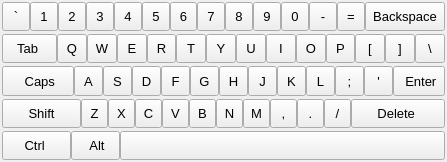
<?xml version="1.0" encoding="UTF-8"?>
<ui version="4.0">
 <class>WidgetKeyboard</class>
 <widget class="QWidget" name="WidgetKeyboard">
  <property name="windowModality">
   <enum>Qt::ApplicationModal</enum>
  </property>
  <property name="geometry">
   <rect>
    <x>0</x>
    <y>0</y>
    <width>447</width>
    <height>162</height>
   </rect>
  </property>
  <property name="windowTitle">
   <string>Virtual Keyboard</string>
  </property>
  <layout class="QVBoxLayout" name="verticalLayout_2" stretch="0">
   <property name="spacing">
    <number>2</number>
   </property>
   <property name="margin">
    <number>2</number>
   </property>
   <item>
    <layout class="QGridLayout" name="gridLayout_5" rowstretch="2" columnstretch="0">
     <item row="0" column="0">
      <layout class="QGridLayout" name="gridLayout_3">
       <property name="spacing">
        <number>3</number>
       </property>
       <item row="0" column="0">
        <layout class="QHBoxLayout" name="horizontalLayout">
         <property name="spacing">
          <number>0</number>
         </property>
         <item>
          <widget class="QToolButton" name="btnTilt">
           <property name="sizePolicy">
            <sizepolicy hsizetype="Expanding" vsizetype="Expanding">
             <horstretch>0</horstretch>
             <verstretch>0</verstretch>
            </sizepolicy>
           </property>
           <property name="font">
            <font>
             <pointsize>10</pointsize>
            </font>
           </property>
           <property name="accessibleName">
            <string>0x60</string>
           </property>
           <property name="text">
            <string>`</string>
           </property>
           <property name="autoRepeat">
            <bool>true</bool>
           </property>
          </widget>
         </item>
         <item>
          <widget class="QToolButton" name="btn1">
           <property name="sizePolicy">
            <sizepolicy hsizetype="Expanding" vsizetype="Expanding">
             <horstretch>0</horstretch>
             <verstretch>0</verstretch>
            </sizepolicy>
           </property>
           <property name="font">
            <font>
             <pointsize>10</pointsize>
            </font>
           </property>
           <property name="accessibleName">
            <string>0x31</string>
           </property>
           <property name="text">
            <string>1</string>
           </property>
           <property name="autoRepeat">
            <bool>true</bool>
           </property>
          </widget>
         </item>
         <item>
          <widget class="QToolButton" name="btn2">
           <property name="sizePolicy">
            <sizepolicy hsizetype="Expanding" vsizetype="Expanding">
             <horstretch>0</horstretch>
             <verstretch>0</verstretch>
            </sizepolicy>
           </property>
           <property name="font">
            <font>
             <pointsize>10</pointsize>
            </font>
           </property>
           <property name="accessibleName">
            <string>0x32</string>
           </property>
           <property name="text">
            <string>2</string>
           </property>
           <property name="autoRepeat">
            <bool>true</bool>
           </property>
          </widget>
         </item>
         <item>
          <widget class="QToolButton" name="btn3">
           <property name="sizePolicy">
            <sizepolicy hsizetype="Expanding" vsizetype="Expanding">
             <horstretch>0</horstretch>
             <verstretch>0</verstretch>
            </sizepolicy>
           </property>
           <property name="font">
            <font>
             <pointsize>10</pointsize>
            </font>
           </property>
           <property name="accessibleName">
            <string>0x33</string>
           </property>
           <property name="text">
            <string>3</string>
           </property>
           <property name="autoRepeat">
            <bool>true</bool>
           </property>
          </widget>
         </item>
         <item>
          <widget class="QToolButton" name="btn4">
           <property name="sizePolicy">
            <sizepolicy hsizetype="Expanding" vsizetype="Expanding">
             <horstretch>0</horstretch>
             <verstretch>0</verstretch>
            </sizepolicy>
           </property>
           <property name="font">
            <font>
             <pointsize>10</pointsize>
            </font>
           </property>
           <property name="accessibleName">
            <string>0x34</string>
           </property>
           <property name="text">
            <string>4</string>
           </property>
           <property name="autoRepeat">
            <bool>true</bool>
           </property>
          </widget>
         </item>
         <item>
          <widget class="QToolButton" name="btn5">
           <property name="sizePolicy">
            <sizepolicy hsizetype="Expanding" vsizetype="Expanding">
             <horstretch>0</horstretch>
             <verstretch>0</verstretch>
            </sizepolicy>
           </property>
           <property name="font">
            <font>
             <pointsize>10</pointsize>
            </font>
           </property>
           <property name="accessibleName">
            <string>0x35</string>
           </property>
           <property name="text">
            <string>5</string>
           </property>
           <property name="autoRepeat">
            <bool>true</bool>
           </property>
          </widget>
         </item>
         <item>
          <widget class="QToolButton" name="btn6">
           <property name="sizePolicy">
            <sizepolicy hsizetype="Expanding" vsizetype="Expanding">
             <horstretch>0</horstretch>
             <verstretch>0</verstretch>
            </sizepolicy>
           </property>
           <property name="font">
            <font>
             <pointsize>10</pointsize>
            </font>
           </property>
           <property name="accessibleName">
            <string>0x36</string>
           </property>
           <property name="text">
            <string>6</string>
           </property>
           <property name="autoRepeat">
            <bool>true</bool>
           </property>
          </widget>
         </item>
         <item>
          <widget class="QToolButton" name="btn7">
           <property name="sizePolicy">
            <sizepolicy hsizetype="Expanding" vsizetype="Expanding">
             <horstretch>0</horstretch>
             <verstretch>0</verstretch>
            </sizepolicy>
           </property>
           <property name="font">
            <font>
             <pointsize>10</pointsize>
            </font>
           </property>
           <property name="accessibleName">
            <string>0x37</string>
           </property>
           <property name="text">
            <string>7</string>
           </property>
           <property name="autoRepeat">
            <bool>true</bool>
           </property>
          </widget>
         </item>
         <item>
          <widget class="QToolButton" name="btn8">
           <property name="sizePolicy">
            <sizepolicy hsizetype="Expanding" vsizetype="Expanding">
             <horstretch>0</horstretch>
             <verstretch>0</verstretch>
            </sizepolicy>
           </property>
           <property name="font">
            <font>
             <pointsize>10</pointsize>
            </font>
           </property>
           <property name="accessibleName">
            <string>0x38</string>
           </property>
           <property name="text">
            <string>8</string>
           </property>
           <property name="autoRepeat">
            <bool>true</bool>
           </property>
          </widget>
         </item>
         <item>
          <widget class="QToolButton" name="btn9">
           <property name="sizePolicy">
            <sizepolicy hsizetype="Expanding" vsizetype="Expanding">
             <horstretch>0</horstretch>
             <verstretch>0</verstretch>
            </sizepolicy>
           </property>
           <property name="font">
            <font>
             <pointsize>10</pointsize>
            </font>
           </property>
           <property name="accessibleName">
            <string>0x39</string>
           </property>
           <property name="text">
            <string>9</string>
           </property>
           <property name="autoRepeat">
            <bool>true</bool>
           </property>
          </widget>
         </item>
         <item>
          <widget class="QToolButton" name="btn0">
           <property name="sizePolicy">
            <sizepolicy hsizetype="Expanding" vsizetype="Expanding">
             <horstretch>0</horstretch>
             <verstretch>0</verstretch>
            </sizepolicy>
           </property>
           <property name="font">
            <font>
             <pointsize>10</pointsize>
            </font>
           </property>
           <property name="accessibleName">
            <string>0x30</string>
           </property>
           <property name="text">
            <string>0</string>
           </property>
           <property name="autoRepeat">
            <bool>true</bool>
           </property>
          </widget>
         </item>
         <item>
          <widget class="QToolButton" name="btnHiphen">
           <property name="sizePolicy">
            <sizepolicy hsizetype="Expanding" vsizetype="Expanding">
             <horstretch>0</horstretch>
             <verstretch>0</verstretch>
            </sizepolicy>
           </property>
           <property name="font">
            <font>
             <pointsize>10</pointsize>
            </font>
           </property>
           <property name="accessibleName">
            <string>0x2d</string>
           </property>
           <property name="text">
            <string>-</string>
           </property>
           <property name="autoRepeat">
            <bool>true</bool>
           </property>
          </widget>
         </item>
         <item>
          <widget class="QToolButton" name="btnAssign">
           <property name="sizePolicy">
            <sizepolicy hsizetype="Expanding" vsizetype="Expanding">
             <horstretch>0</horstretch>
             <verstretch>0</verstretch>
            </sizepolicy>
           </property>
           <property name="font">
            <font>
             <pointsize>10</pointsize>
            </font>
           </property>
           <property name="accessibleName">
            <string>13</string>
           </property>
           <property name="text">
            <string>=</string>
           </property>
           <property name="autoRepeat">
            <bool>true</bool>
           </property>
          </widget>
         </item>
         <item>
          <widget class="QToolButton" name="btnBackSpace">
           <property name="sizePolicy">
            <sizepolicy hsizetype="Expanding" vsizetype="Expanding">
             <horstretch>0</horstretch>
             <verstretch>0</verstretch>
            </sizepolicy>
           </property>
           <property name="font">
            <font>
             <pointsize>10</pointsize>
            </font>
           </property>
           <property name="accessibleName">
            <string>0x01000003</string>
           </property>
           <property name="text">
            <string>Backspace</string>
           </property>
           <property name="autoRepeat">
            <bool>true</bool>
           </property>
          </widget>
         </item>
        </layout>
       </item>
       <item row="2" column="0">
        <layout class="QHBoxLayout" name="horizontalLayout_3">
         <property name="spacing">
          <number>0</number>
         </property>
         <item>
          <widget class="QToolButton" name="btnCaps">
           <property name="sizePolicy">
            <sizepolicy hsizetype="Expanding" vsizetype="Expanding">
             <horstretch>0</horstretch>
             <verstretch>0</verstretch>
            </sizepolicy>
           </property>
           <property name="font">
            <font>
             <pointsize>10</pointsize>
            </font>
           </property>
           <property name="accessibleName">
            <string>0x01000024</string>
           </property>
           <property name="text">
            <string>    Caps   </string>
           </property>
           <property name="checkable">
            <bool>true</bool>
           </property>
           <property name="autoRepeat">
            <bool>true</bool>
           </property>
          </widget>
         </item>
         <item>
          <widget class="QToolButton" name="btnA">
           <property name="sizePolicy">
            <sizepolicy hsizetype="Expanding" vsizetype="Expanding">
             <horstretch>0</horstretch>
             <verstretch>0</verstretch>
            </sizepolicy>
           </property>
           <property name="font">
            <font>
             <pointsize>10</pointsize>
            </font>
           </property>
           <property name="accessibleName">
            <string>0x41</string>
           </property>
           <property name="text">
            <string>A</string>
           </property>
           <property name="autoRepeat">
            <bool>true</bool>
           </property>
          </widget>
         </item>
         <item>
          <widget class="QToolButton" name="btnS">
           <property name="sizePolicy">
            <sizepolicy hsizetype="Expanding" vsizetype="Expanding">
             <horstretch>0</horstretch>
             <verstretch>0</verstretch>
            </sizepolicy>
           </property>
           <property name="font">
            <font>
             <pointsize>10</pointsize>
            </font>
           </property>
           <property name="accessibleName">
            <string>0x53</string>
           </property>
           <property name="text">
            <string>S</string>
           </property>
           <property name="autoRepeat">
            <bool>true</bool>
           </property>
          </widget>
         </item>
         <item>
          <widget class="QToolButton" name="btnD">
           <property name="sizePolicy">
            <sizepolicy hsizetype="Expanding" vsizetype="Expanding">
             <horstretch>0</horstretch>
             <verstretch>0</verstretch>
            </sizepolicy>
           </property>
           <property name="font">
            <font>
             <pointsize>10</pointsize>
            </font>
           </property>
           <property name="accessibleName">
            <string>0x44</string>
           </property>
           <property name="text">
            <string>D</string>
           </property>
           <property name="autoRepeat">
            <bool>true</bool>
           </property>
          </widget>
         </item>
         <item>
          <widget class="QToolButton" name="btnF">
           <property name="sizePolicy">
            <sizepolicy hsizetype="Expanding" vsizetype="Expanding">
             <horstretch>0</horstretch>
             <verstretch>0</verstretch>
            </sizepolicy>
           </property>
           <property name="font">
            <font>
             <pointsize>10</pointsize>
            </font>
           </property>
           <property name="accessibleName">
            <string>0x46</string>
           </property>
           <property name="text">
            <string>F</string>
           </property>
           <property name="autoRepeat">
            <bool>true</bool>
           </property>
          </widget>
         </item>
         <item>
          <widget class="QToolButton" name="btnG">
           <property name="sizePolicy">
            <sizepolicy hsizetype="Expanding" vsizetype="Expanding">
             <horstretch>0</horstretch>
             <verstretch>0</verstretch>
            </sizepolicy>
           </property>
           <property name="font">
            <font>
             <pointsize>10</pointsize>
            </font>
           </property>
           <property name="accessibleName">
            <string>0x47</string>
           </property>
           <property name="text">
            <string>G</string>
           </property>
           <property name="autoRepeat">
            <bool>true</bool>
           </property>
          </widget>
         </item>
         <item>
          <widget class="QToolButton" name="btnH">
           <property name="sizePolicy">
            <sizepolicy hsizetype="Expanding" vsizetype="Expanding">
             <horstretch>0</horstretch>
             <verstretch>0</verstretch>
            </sizepolicy>
           </property>
           <property name="font">
            <font>
             <pointsize>10</pointsize>
            </font>
           </property>
           <property name="accessibleName">
            <string>0x48</string>
           </property>
           <property name="text">
            <string>H</string>
           </property>
           <property name="autoRepeat">
            <bool>true</bool>
           </property>
          </widget>
         </item>
         <item>
          <widget class="QToolButton" name="btnJ">
           <property name="sizePolicy">
            <sizepolicy hsizetype="Expanding" vsizetype="Expanding">
             <horstretch>0</horstretch>
             <verstretch>0</verstretch>
            </sizepolicy>
           </property>
           <property name="font">
            <font>
             <pointsize>10</pointsize>
            </font>
           </property>
           <property name="accessibleName">
            <string>0x4a</string>
           </property>
           <property name="text">
            <string>J</string>
           </property>
           <property name="autoRepeat">
            <bool>true</bool>
           </property>
          </widget>
         </item>
         <item>
          <widget class="QToolButton" name="btnK">
           <property name="sizePolicy">
            <sizepolicy hsizetype="Expanding" vsizetype="Expanding">
             <horstretch>0</horstretch>
             <verstretch>0</verstretch>
            </sizepolicy>
           </property>
           <property name="font">
            <font>
             <pointsize>10</pointsize>
            </font>
           </property>
           <property name="accessibleName">
            <string>0x4b</string>
           </property>
           <property name="text">
            <string>K</string>
           </property>
           <property name="autoRepeat">
            <bool>true</bool>
           </property>
          </widget>
         </item>
         <item>
          <widget class="QToolButton" name="btnL">
           <property name="sizePolicy">
            <sizepolicy hsizetype="Expanding" vsizetype="Expanding">
             <horstretch>0</horstretch>
             <verstretch>0</verstretch>
            </sizepolicy>
           </property>
           <property name="font">
            <font>
             <pointsize>10</pointsize>
            </font>
           </property>
           <property name="accessibleName">
            <string>0x4c</string>
           </property>
           <property name="text">
            <string>L</string>
           </property>
           <property name="autoRepeat">
            <bool>true</bool>
           </property>
          </widget>
         </item>
         <item>
          <widget class="QToolButton" name="btnSemiColon">
           <property name="sizePolicy">
            <sizepolicy hsizetype="Expanding" vsizetype="Expanding">
             <horstretch>0</horstretch>
             <verstretch>0</verstretch>
            </sizepolicy>
           </property>
           <property name="font">
            <font>
             <pointsize>10</pointsize>
            </font>
           </property>
           <property name="accessibleName">
            <string>0x3b</string>
           </property>
           <property name="text">
            <string>;</string>
           </property>
           <property name="autoRepeat">
            <bool>true</bool>
           </property>
          </widget>
         </item>
         <item>
          <widget class="QToolButton" name="btnSp">
           <property name="sizePolicy">
            <sizepolicy hsizetype="Expanding" vsizetype="Expanding">
             <horstretch>0</horstretch>
             <verstretch>0</verstretch>
            </sizepolicy>
           </property>
           <property name="font">
            <font>
             <pointsize>10</pointsize>
            </font>
           </property>
           <property name="accessibleName">
            <string>0x27</string>
           </property>
           <property name="text">
            <string>'</string>
           </property>
           <property name="autoRepeat">
            <bool>true</bool>
           </property>
          </widget>
         </item>
         <item>
          <widget class="QToolButton" name="btnReturn">
           <property name="sizePolicy">
            <sizepolicy hsizetype="Expanding" vsizetype="Expanding">
             <horstretch>0</horstretch>
             <verstretch>0</verstretch>
            </sizepolicy>
           </property>
           <property name="font">
            <font>
             <pointsize>10</pointsize>
            </font>
           </property>
           <property name="accessibleName">
            <string>0x01000004</string>
           </property>
           <property name="text">
            <string> Enter</string>
           </property>
           <property name="autoRepeat">
            <bool>true</bool>
           </property>
          </widget>
         </item>
        </layout>
       </item>
       <item row="3" column="0">
        <layout class="QHBoxLayout" name="horizontalLayout_4">
         <property name="spacing">
          <number>0</number>
         </property>
         <item>
          <widget class="QToolButton" name="btnShiftLeft">
           <property name="sizePolicy">
            <sizepolicy hsizetype="Expanding" vsizetype="Expanding">
             <horstretch>0</horstretch>
             <verstretch>0</verstretch>
            </sizepolicy>
           </property>
           <property name="font">
            <font>
             <pointsize>10</pointsize>
            </font>
           </property>
           <property name="accessibleName">
            <string>0x01000020</string>
           </property>
           <property name="text">
            <string>     Shift     </string>
           </property>
           <property name="checkable">
            <bool>true</bool>
           </property>
           <property name="autoRepeat">
            <bool>true</bool>
           </property>
          </widget>
         </item>
         <item>
          <widget class="QToolButton" name="btnZ">
           <property name="sizePolicy">
            <sizepolicy hsizetype="Expanding" vsizetype="Expanding">
             <horstretch>0</horstretch>
             <verstretch>0</verstretch>
            </sizepolicy>
           </property>
           <property name="font">
            <font>
             <pointsize>10</pointsize>
            </font>
           </property>
           <property name="accessibleName">
            <string>0x5a</string>
           </property>
           <property name="text">
            <string>Z</string>
           </property>
           <property name="autoRepeat">
            <bool>true</bool>
           </property>
          </widget>
         </item>
         <item>
          <widget class="QToolButton" name="btnX">
           <property name="sizePolicy">
            <sizepolicy hsizetype="Expanding" vsizetype="Expanding">
             <horstretch>0</horstretch>
             <verstretch>0</verstretch>
            </sizepolicy>
           </property>
           <property name="font">
            <font>
             <pointsize>10</pointsize>
            </font>
           </property>
           <property name="accessibleName">
            <string>0x58</string>
           </property>
           <property name="text">
            <string>X</string>
           </property>
           <property name="autoRepeat">
            <bool>true</bool>
           </property>
          </widget>
         </item>
         <item>
          <widget class="QToolButton" name="btnC">
           <property name="sizePolicy">
            <sizepolicy hsizetype="Expanding" vsizetype="Expanding">
             <horstretch>0</horstretch>
             <verstretch>0</verstretch>
            </sizepolicy>
           </property>
           <property name="font">
            <font>
             <pointsize>10</pointsize>
            </font>
           </property>
           <property name="accessibleName">
            <string>0x43</string>
           </property>
           <property name="text">
            <string>C</string>
           </property>
           <property name="autoRepeat">
            <bool>true</bool>
           </property>
          </widget>
         </item>
         <item>
          <widget class="QToolButton" name="btnV">
           <property name="sizePolicy">
            <sizepolicy hsizetype="Expanding" vsizetype="Expanding">
             <horstretch>0</horstretch>
             <verstretch>0</verstretch>
            </sizepolicy>
           </property>
           <property name="font">
            <font>
             <pointsize>10</pointsize>
            </font>
           </property>
           <property name="accessibleName">
            <string>0x56</string>
           </property>
           <property name="text">
            <string>V</string>
           </property>
           <property name="autoRepeat">
            <bool>true</bool>
           </property>
          </widget>
         </item>
         <item>
          <widget class="QToolButton" name="btnB">
           <property name="sizePolicy">
            <sizepolicy hsizetype="Expanding" vsizetype="Expanding">
             <horstretch>0</horstretch>
             <verstretch>0</verstretch>
            </sizepolicy>
           </property>
           <property name="font">
            <font>
             <pointsize>10</pointsize>
            </font>
           </property>
           <property name="accessibleName">
            <string>0x42</string>
           </property>
           <property name="text">
            <string>B</string>
           </property>
           <property name="autoRepeat">
            <bool>true</bool>
           </property>
          </widget>
         </item>
         <item>
          <widget class="QToolButton" name="btnN">
           <property name="sizePolicy">
            <sizepolicy hsizetype="Expanding" vsizetype="Expanding">
             <horstretch>0</horstretch>
             <verstretch>0</verstretch>
            </sizepolicy>
           </property>
           <property name="font">
            <font>
             <pointsize>10</pointsize>
            </font>
           </property>
           <property name="accessibleName">
            <string>0x4e</string>
           </property>
           <property name="text">
            <string>N</string>
           </property>
           <property name="autoRepeat">
            <bool>true</bool>
           </property>
          </widget>
         </item>
         <item>
          <widget class="QToolButton" name="btnM">
           <property name="sizePolicy">
            <sizepolicy hsizetype="Expanding" vsizetype="Expanding">
             <horstretch>0</horstretch>
             <verstretch>0</verstretch>
            </sizepolicy>
           </property>
           <property name="font">
            <font>
             <pointsize>10</pointsize>
            </font>
           </property>
           <property name="accessibleName">
            <string>0x4d</string>
           </property>
           <property name="text">
            <string>M</string>
           </property>
           <property name="autoRepeat">
            <bool>true</bool>
           </property>
          </widget>
         </item>
         <item>
          <widget class="QToolButton" name="btnComma">
           <property name="sizePolicy">
            <sizepolicy hsizetype="Expanding" vsizetype="Expanding">
             <horstretch>0</horstretch>
             <verstretch>0</verstretch>
            </sizepolicy>
           </property>
           <property name="font">
            <font>
             <pointsize>10</pointsize>
            </font>
           </property>
           <property name="accessibleName">
            <string>0x2c</string>
           </property>
           <property name="text">
            <string>,</string>
           </property>
           <property name="autoRepeat">
            <bool>true</bool>
           </property>
          </widget>
         </item>
         <item>
          <widget class="QToolButton" name="btnPeriod">
           <property name="sizePolicy">
            <sizepolicy hsizetype="Expanding" vsizetype="Expanding">
             <horstretch>0</horstretch>
             <verstretch>0</verstretch>
            </sizepolicy>
           </property>
           <property name="font">
            <font>
             <pointsize>10</pointsize>
            </font>
           </property>
           <property name="accessibleName">
            <string>0x2e</string>
           </property>
           <property name="text">
            <string>.</string>
           </property>
           <property name="autoRepeat">
            <bool>true</bool>
           </property>
          </widget>
         </item>
         <item>
          <widget class="QToolButton" name="btnBcwdSlash">
           <property name="sizePolicy">
            <sizepolicy hsizetype="Expanding" vsizetype="Expanding">
             <horstretch>0</horstretch>
             <verstretch>0</verstretch>
            </sizepolicy>
           </property>
           <property name="font">
            <font>
             <pointsize>10</pointsize>
            </font>
           </property>
           <property name="accessibleName">
            <string>0x2f</string>
           </property>
           <property name="text">
            <string>/</string>
           </property>
           <property name="autoRepeat">
            <bool>true</bool>
           </property>
          </widget>
         </item>
         <item>
          <widget class="QToolButton" name="btnDel">
           <property name="sizePolicy">
            <sizepolicy hsizetype="Expanding" vsizetype="Expanding">
             <horstretch>0</horstretch>
             <verstretch>0</verstretch>
            </sizepolicy>
           </property>
           <property name="font">
            <font>
             <pointsize>10</pointsize>
            </font>
           </property>
           <property name="accessibleName">
            <string>0x01000007</string>
           </property>
           <property name="text">
            <string>     Delete      </string>
           </property>
           <property name="checkable">
            <bool>false</bool>
           </property>
           <property name="autoRepeat">
            <bool>true</bool>
           </property>
          </widget>
         </item>
        </layout>
       </item>
       <item row="4" column="0">
        <layout class="QHBoxLayout" name="horizontalLayout_5">
         <property name="spacing">
          <number>0</number>
         </property>
         <item>
          <widget class="QToolButton" name="btnCtrlLeft">
           <property name="sizePolicy">
            <sizepolicy hsizetype="Minimum" vsizetype="Minimum">
             <horstretch>0</horstretch>
             <verstretch>0</verstretch>
            </sizepolicy>
           </property>
           <property name="font">
            <font>
             <pointsize>10</pointsize>
            </font>
           </property>
           <property name="accessibleName">
            <string>0x01000021</string>
           </property>
           <property name="text">
            <string>    Ctrl     </string>
           </property>
           <property name="checkable">
            <bool>true</bool>
           </property>
           <property name="autoRepeat">
            <bool>true</bool>
           </property>
          </widget>
         </item>
         <item>
          <widget class="QToolButton" name="btnAltLeft">
           <property name="sizePolicy">
            <sizepolicy hsizetype="Minimum" vsizetype="Minimum">
             <horstretch>0</horstretch>
             <verstretch>0</verstretch>
            </sizepolicy>
           </property>
           <property name="font">
            <font>
             <pointsize>10</pointsize>
            </font>
           </property>
           <property name="accessibleName">
            <string>0x01000023</string>
           </property>
           <property name="text">
            <string>   Alt  </string>
           </property>
           <property name="checkable">
            <bool>true</bool>
           </property>
           <property name="autoRepeat">
            <bool>true</bool>
           </property>
          </widget>
         </item>
         <item>
          <widget class="QToolButton" name="btnSpace">
           <property name="sizePolicy">
            <sizepolicy hsizetype="MinimumExpanding" vsizetype="Expanding">
             <horstretch>0</horstretch>
             <verstretch>0</verstretch>
            </sizepolicy>
           </property>
           <property name="font">
            <font>
             <pointsize>8</pointsize>
            </font>
           </property>
           <property name="accessibleName">
            <string>0x20</string>
           </property>
           <property name="text">
            <string/>
           </property>
           <property name="autoRepeat">
            <bool>true</bool>
           </property>
          </widget>
         </item>
        </layout>
       </item>
       <item row="1" column="0">
        <layout class="QHBoxLayout" name="horizontalLayout_2">
         <property name="spacing">
          <number>0</number>
         </property>
         <item>
          <widget class="QToolButton" name="btnTab">
           <property name="sizePolicy">
            <sizepolicy hsizetype="Expanding" vsizetype="Expanding">
             <horstretch>0</horstretch>
             <verstretch>0</verstretch>
            </sizepolicy>
           </property>
           <property name="font">
            <font>
             <pointsize>10</pointsize>
            </font>
           </property>
           <property name="accessibleName">
            <string>0x01000001</string>
           </property>
           <property name="text">
            <string>  Tab   </string>
           </property>
           <property name="autoRepeat">
            <bool>true</bool>
           </property>
          </widget>
         </item>
         <item>
          <widget class="QToolButton" name="btnQ">
           <property name="sizePolicy">
            <sizepolicy hsizetype="Expanding" vsizetype="Expanding">
             <horstretch>0</horstretch>
             <verstretch>0</verstretch>
            </sizepolicy>
           </property>
           <property name="font">
            <font>
             <pointsize>10</pointsize>
            </font>
           </property>
           <property name="accessibleName">
            <string>0x51</string>
           </property>
           <property name="text">
            <string>Q</string>
           </property>
           <property name="autoRepeat">
            <bool>true</bool>
           </property>
          </widget>
         </item>
         <item>
          <widget class="QToolButton" name="btnW">
           <property name="sizePolicy">
            <sizepolicy hsizetype="Expanding" vsizetype="Expanding">
             <horstretch>0</horstretch>
             <verstretch>0</verstretch>
            </sizepolicy>
           </property>
           <property name="font">
            <font>
             <pointsize>10</pointsize>
            </font>
           </property>
           <property name="accessibleName">
            <string>0x57</string>
           </property>
           <property name="text">
            <string>W</string>
           </property>
           <property name="autoRepeat">
            <bool>true</bool>
           </property>
          </widget>
         </item>
         <item>
          <widget class="QToolButton" name="btnE">
           <property name="sizePolicy">
            <sizepolicy hsizetype="Expanding" vsizetype="Expanding">
             <horstretch>0</horstretch>
             <verstretch>0</verstretch>
            </sizepolicy>
           </property>
           <property name="font">
            <font>
             <pointsize>10</pointsize>
            </font>
           </property>
           <property name="accessibleName">
            <string>0x45</string>
           </property>
           <property name="text">
            <string>E</string>
           </property>
           <property name="autoRepeat">
            <bool>true</bool>
           </property>
          </widget>
         </item>
         <item>
          <widget class="QToolButton" name="btnR">
           <property name="sizePolicy">
            <sizepolicy hsizetype="Expanding" vsizetype="Expanding">
             <horstretch>0</horstretch>
             <verstretch>0</verstretch>
            </sizepolicy>
           </property>
           <property name="font">
            <font>
             <pointsize>10</pointsize>
            </font>
           </property>
           <property name="accessibleName">
            <string>0x52</string>
           </property>
           <property name="text">
            <string>R</string>
           </property>
           <property name="autoRepeat">
            <bool>true</bool>
           </property>
          </widget>
         </item>
         <item>
          <widget class="QToolButton" name="btnT">
           <property name="sizePolicy">
            <sizepolicy hsizetype="Expanding" vsizetype="Expanding">
             <horstretch>0</horstretch>
             <verstretch>0</verstretch>
            </sizepolicy>
           </property>
           <property name="font">
            <font>
             <pointsize>10</pointsize>
            </font>
           </property>
           <property name="accessibleName">
            <string>0x54</string>
           </property>
           <property name="text">
            <string>T</string>
           </property>
           <property name="autoRepeat">
            <bool>true</bool>
           </property>
          </widget>
         </item>
         <item>
          <widget class="QToolButton" name="btnY">
           <property name="sizePolicy">
            <sizepolicy hsizetype="Expanding" vsizetype="Expanding">
             <horstretch>0</horstretch>
             <verstretch>0</verstretch>
            </sizepolicy>
           </property>
           <property name="font">
            <font>
             <pointsize>10</pointsize>
            </font>
           </property>
           <property name="accessibleName">
            <string>0x59</string>
           </property>
           <property name="text">
            <string>Y</string>
           </property>
           <property name="autoRepeat">
            <bool>true</bool>
           </property>
          </widget>
         </item>
         <item>
          <widget class="QToolButton" name="btnU">
           <property name="sizePolicy">
            <sizepolicy hsizetype="Expanding" vsizetype="Expanding">
             <horstretch>0</horstretch>
             <verstretch>0</verstretch>
            </sizepolicy>
           </property>
           <property name="font">
            <font>
             <pointsize>10</pointsize>
            </font>
           </property>
           <property name="accessibleName">
            <string>0x55</string>
           </property>
           <property name="text">
            <string>U</string>
           </property>
           <property name="autoRepeat">
            <bool>true</bool>
           </property>
          </widget>
         </item>
         <item>
          <widget class="QToolButton" name="btnI">
           <property name="sizePolicy">
            <sizepolicy hsizetype="Expanding" vsizetype="Expanding">
             <horstretch>0</horstretch>
             <verstretch>0</verstretch>
            </sizepolicy>
           </property>
           <property name="font">
            <font>
             <pointsize>10</pointsize>
            </font>
           </property>
           <property name="accessibleName">
            <string>0x49</string>
           </property>
           <property name="text">
            <string>I</string>
           </property>
           <property name="autoRepeat">
            <bool>true</bool>
           </property>
          </widget>
         </item>
         <item>
          <widget class="QToolButton" name="btnO">
           <property name="sizePolicy">
            <sizepolicy hsizetype="Expanding" vsizetype="Expanding">
             <horstretch>0</horstretch>
             <verstretch>0</verstretch>
            </sizepolicy>
           </property>
           <property name="font">
            <font>
             <pointsize>10</pointsize>
            </font>
           </property>
           <property name="accessibleName">
            <string>0x4f</string>
           </property>
           <property name="text">
            <string>O</string>
           </property>
           <property name="autoRepeat">
            <bool>true</bool>
           </property>
          </widget>
         </item>
         <item>
          <widget class="QToolButton" name="btnP">
           <property name="sizePolicy">
            <sizepolicy hsizetype="Expanding" vsizetype="Expanding">
             <horstretch>0</horstretch>
             <verstretch>0</verstretch>
            </sizepolicy>
           </property>
           <property name="font">
            <font>
             <pointsize>10</pointsize>
            </font>
           </property>
           <property name="accessibleName">
            <string>0x50</string>
           </property>
           <property name="text">
            <string>P</string>
           </property>
           <property name="autoRepeat">
            <bool>true</bool>
           </property>
          </widget>
         </item>
         <item>
          <widget class="QToolButton" name="btnStartSquare">
           <property name="sizePolicy">
            <sizepolicy hsizetype="Expanding" vsizetype="Expanding">
             <horstretch>0</horstretch>
             <verstretch>0</verstretch>
            </sizepolicy>
           </property>
           <property name="font">
            <font>
             <pointsize>10</pointsize>
            </font>
           </property>
           <property name="accessibleName">
            <string>0x5b</string>
           </property>
           <property name="text">
            <string>[</string>
           </property>
           <property name="autoRepeat">
            <bool>true</bool>
           </property>
          </widget>
         </item>
         <item>
          <widget class="QToolButton" name="btnCloseSquare">
           <property name="sizePolicy">
            <sizepolicy hsizetype="Expanding" vsizetype="Expanding">
             <horstretch>0</horstretch>
             <verstretch>0</verstretch>
            </sizepolicy>
           </property>
           <property name="font">
            <font>
             <pointsize>10</pointsize>
            </font>
           </property>
           <property name="accessibleName">
            <string>0x5d</string>
           </property>
           <property name="text">
            <string>]</string>
           </property>
           <property name="autoRepeat">
            <bool>true</bool>
           </property>
          </widget>
         </item>
         <item>
          <widget class="QToolButton" name="btnFwdSlash">
           <property name="sizePolicy">
            <sizepolicy hsizetype="Expanding" vsizetype="Expanding">
             <horstretch>0</horstretch>
             <verstretch>0</verstretch>
            </sizepolicy>
           </property>
           <property name="font">
            <font>
             <pointsize>10</pointsize>
            </font>
           </property>
           <property name="accessibleName">
            <string>0x5c</string>
           </property>
           <property name="text">
            <string>\</string>
           </property>
           <property name="autoRepeat">
            <bool>true</bool>
           </property>
          </widget>
         </item>
        </layout>
       </item>
      </layout>
     </item>
    </layout>
   </item>
  </layout>
 </widget>
 <resources/>
 <connections/>
</ui>
